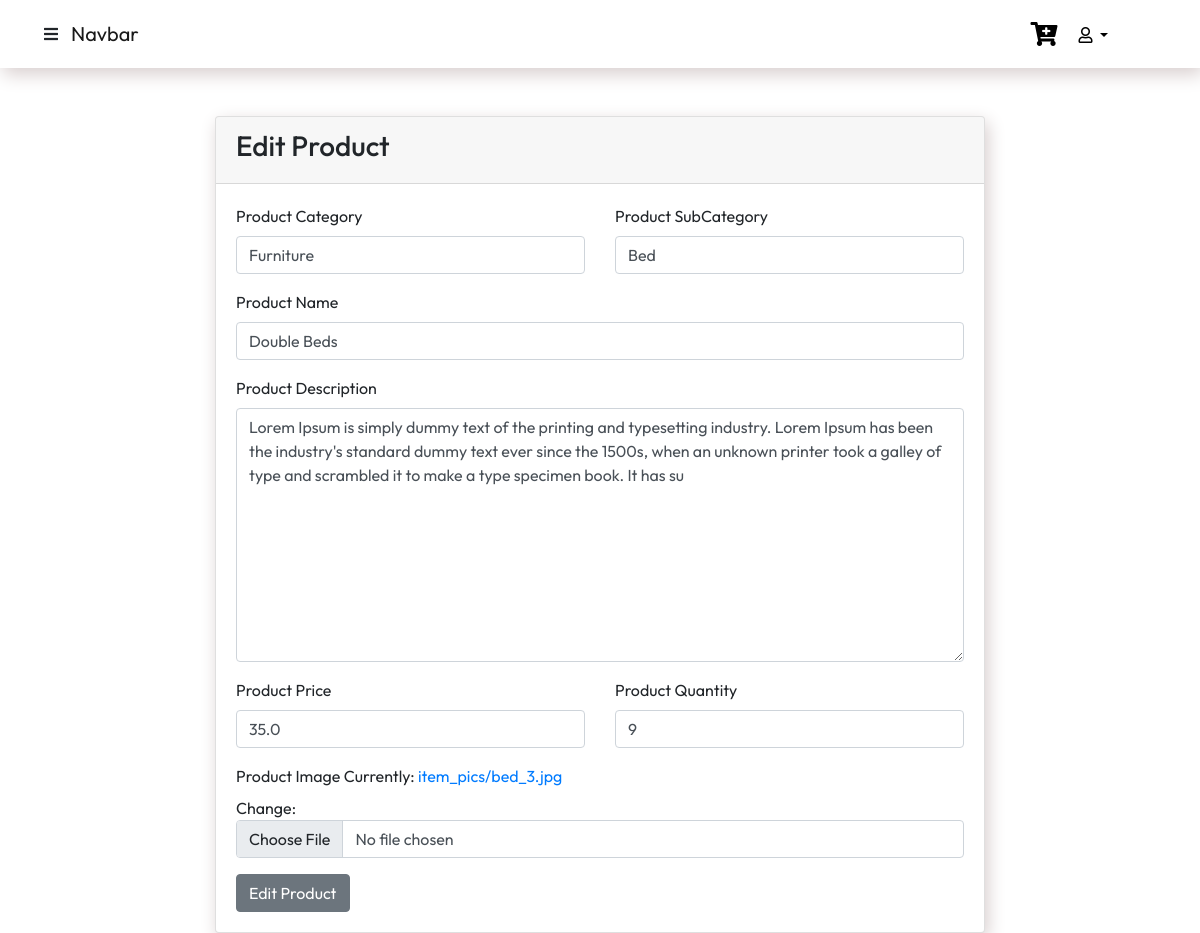
The app's page /users/update-product/1 (signed in), older data.
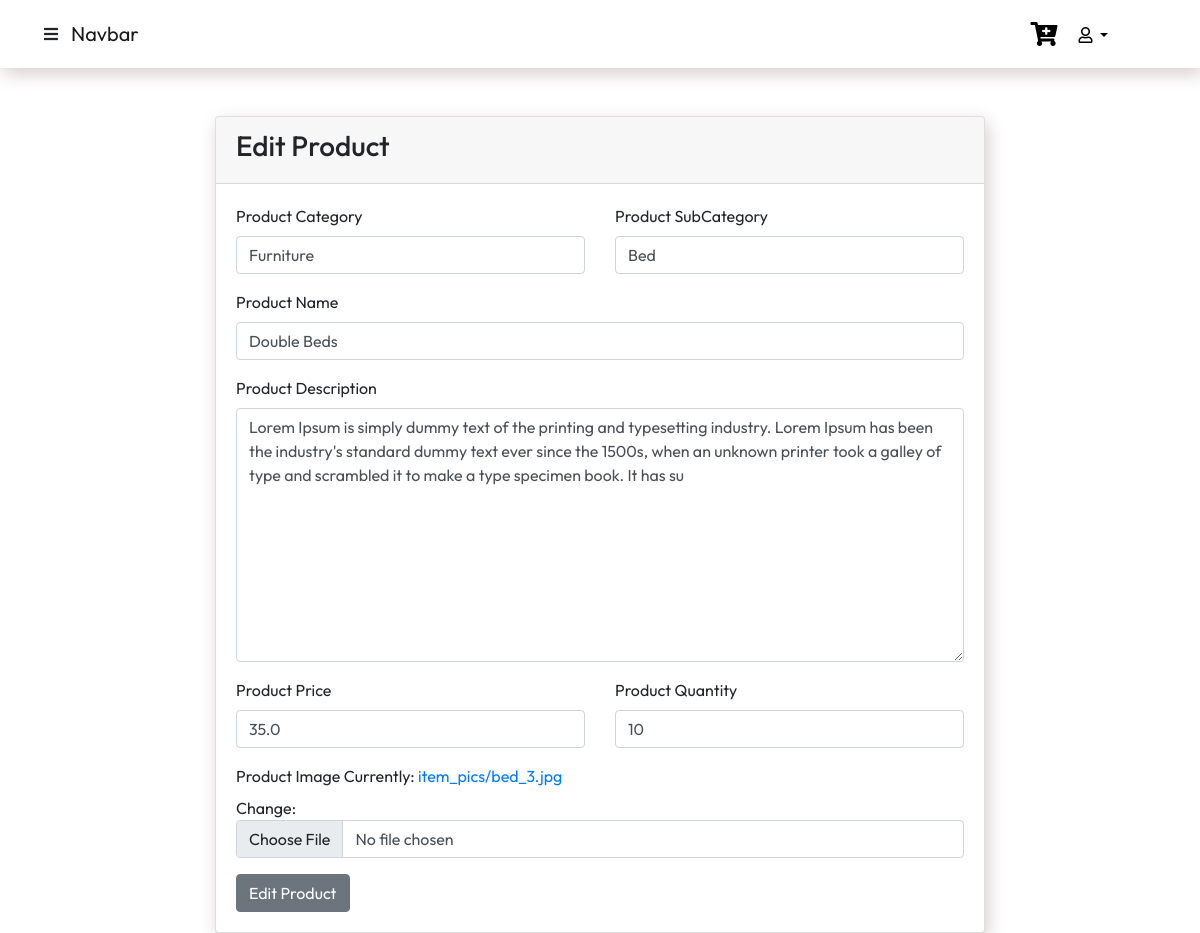
The same page, newer data.
### products/models.py (models this page shows, shortened)
class Product(models.Model):
    prod_cat = models.ForeignKey(Category, null=True, blank=True, on_delete=models.CASCADE)
    prod_sub = models.ForeignKey(Sub_Category, null=True, blank=True, on_delete=models.CASCADE)
    product_name = models.CharField(max_length=255, null=True, blank=True)
    product_desc = models.TextField(max_length=255, null=True, blank=True)
    prod_img = models.ImageField(upload_to="item_pics", default="nothing.jpg")
    product_price = models.FloatField(max_length=255, null=True, blank=True)
    product_quantity = models.IntegerField(null=True, blank=True)
    timePeriod = models.IntegerField(null=True,default=1)

### products/views.py (the view)
# urls.py: path('update-product/<int:pk>',views.UpdateProduct.as_view(), name="update-product"),
class UpdateProduct(LoginRequiredMixin,UserPassesTestMixin,SuccessMessageMixin,UpdateView):
    model = Product
    template_name = 'product/product_form.html'
    form_class = ProductForm
    success_url = reverse_lazy('products:product-list-template')
    success_message = 'Product Updated Successfully'
    def test_func(self):
        if self.request.user.user_role == "Admin":
            return True
        return False

### products/forms.py
class ProductForm(ModelForm):
    class Meta:
        model = models.Product
        exclude = ["timePeriod"]

### products/models.py (called while the page is built)
    def __str__(self):
        return self.cat_name

    def __str__(self):
        return self.sub_category

### products/templates/product/product_form.html (shortened to what this page needs)
{% extends 'base.html' %} {% block body %}
<div class="row">
    <div class="col-lg-8 mx-auto">
        <div class="card prod-card">
            <div class="card-header">
                {% if form.instance.pk %}
                <h3>Edit Product</h3>
                {% else %}
                <h3>Add Product</h3> {% endif %}
            </div>
            <div class="card-body">
                <form method="post">
                    <div class="form-group">
                        <div class="row">
                            <div class="col-lg-6">
                                <label for="category">Product Category</label> {{form.prod_cat}}
                            </div>
                            <div class="col-lg-6">
                                <label for="subcategory">Product SubCategory</label> {{form.prod_sub}}
                            </div>
                        </div>
                    </div>
                    <div class="form-group">
                        <label for="name">Product Name</label> {{form.product_name}}
                    </div>
                    <div class="form-group">
                        <label for="desc">Product Description</label> {{form.product_desc}}
                    </div>
                    <div class="form-group">
                        <div class="row">
                            <div class="col-lg-6">
                                <label for="price">Product Price</label> {{form.product_price}}
                            </div>
                            <div class="col-lg-6">
                                <label for="quantity">Product Quantity</label> {{form.product_quantity}}
                            </div>
                        </div>
                    </div>
                    <div class="form-group">
                        <label for="image">Product Image</label> {{form.prod_img}}
                    </div>
                    {% if form.instance.pk %}
                    <button type="submit" class="btn btn-secondary">Edit Product</button> {% else %}
                    <button type="submit" class="btn btn-primary">Add Product</button> {% endif %}
                </form>
            </div>
        </div>
    </div>
</div>
{% endblock %}

Row changes from the older to the newer data that the page shows:
changed Product "Furniture": product_quantity "9" → "10"
